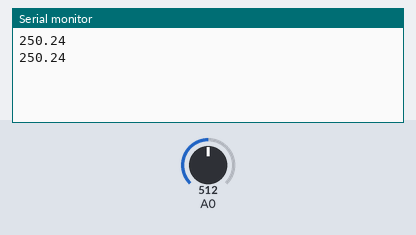
The sketch below on a simulated Arduino Uno, built with avr-gcc and run on an emulated ATmega328P. On the bench: the last lines printed to the serial monitor. The test bench sets the inputs (shaded band); at power-on: A0 = 512.

Above: at 2.8 s.
2.9 s: A0 set to 716
At 5.1 s:
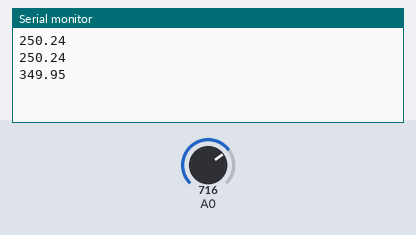
5.6 s: A0 set to 900
At 6.6 s:
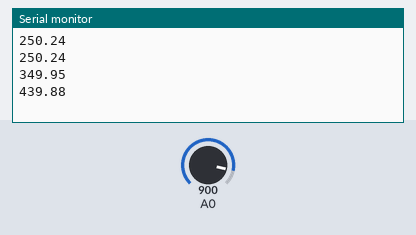
Timing chart, 0 to 8.6 s (numbered marks = the images above; inputs shaded):
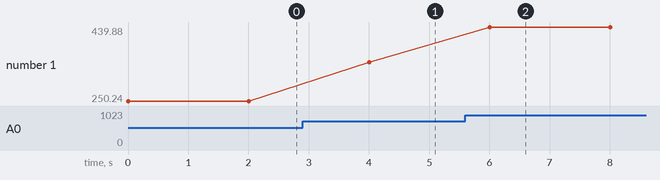

Measured:
- after the input at 2.9 s, the serial monitor: prints a new line after 1.1 s (image 1)
- after the input at 5.6 s, the serial monitor: prints a new line after 0.40 s (image 2)
- plotted number 1: 250.24 → 349.95 after the input at 2.9 s, 349.95 → 439.88 after the input at 5.6 s

The sketch:

temperatura.ino
```cpp
int SENSOR;
float TEMPERATURA;
float SUMA;

void setup() {
  Serial.begin(9600);

}

void loop() {

  SENSOR = analogRead(A0);
  TEMPERATURA  = ((SENSOR * 5000.0) / 1023) / 10;
  Serial.println(TEMPERATURA);
  delay(2000);
  /*
  SUMA = 0;

  for (int i = 0; i < 5; i++)
  {

    SENSOR = analogRead(A0);
    TEMPERATURA  = ((SENSOR * 5000.0) / 1023) / 10;
    SUMA += TEMPERATURA;
    delay(500);

  }

  Serial.println(SUMA / 5.0, 1);
*/
}
```
